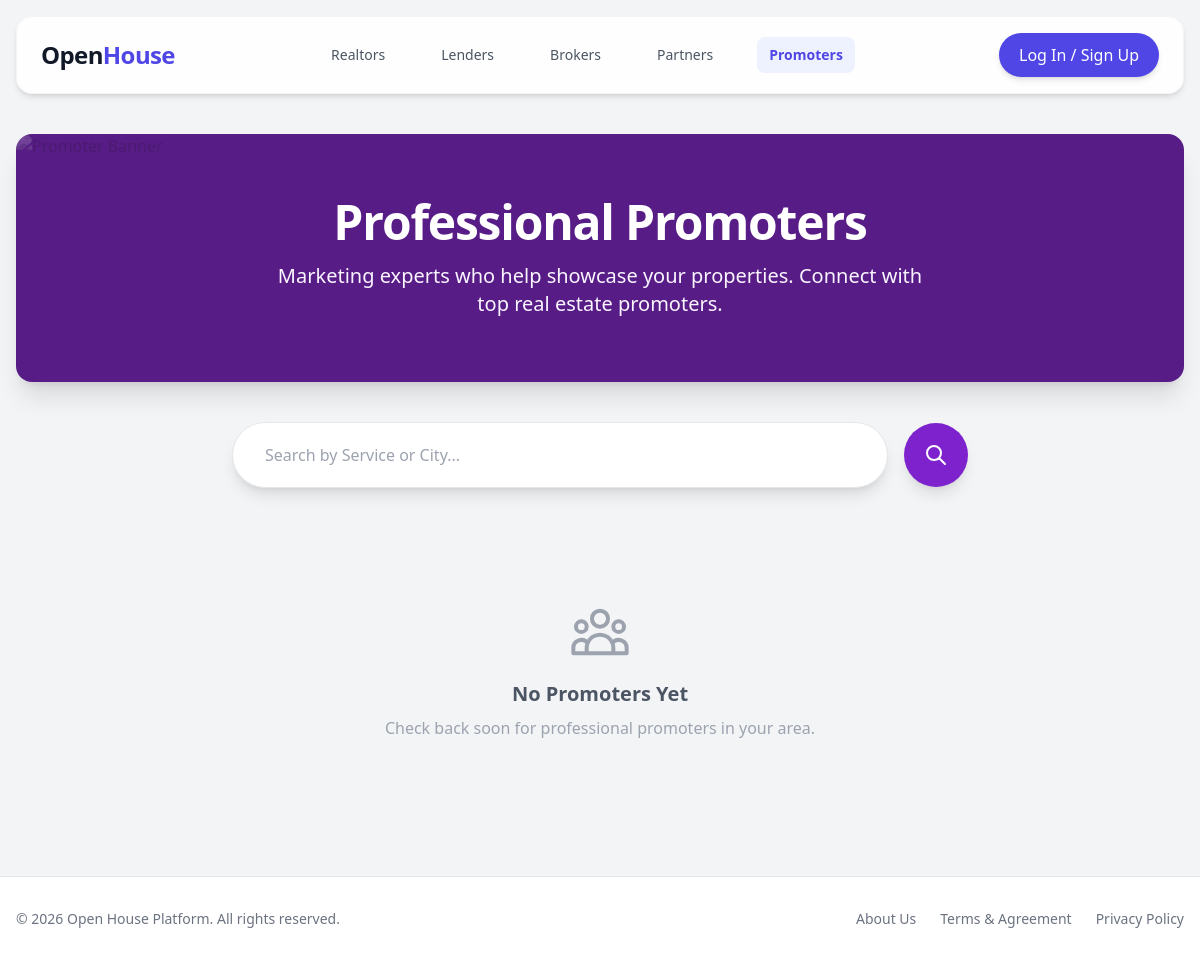
The page /promoters/ on the database as committed earlier.
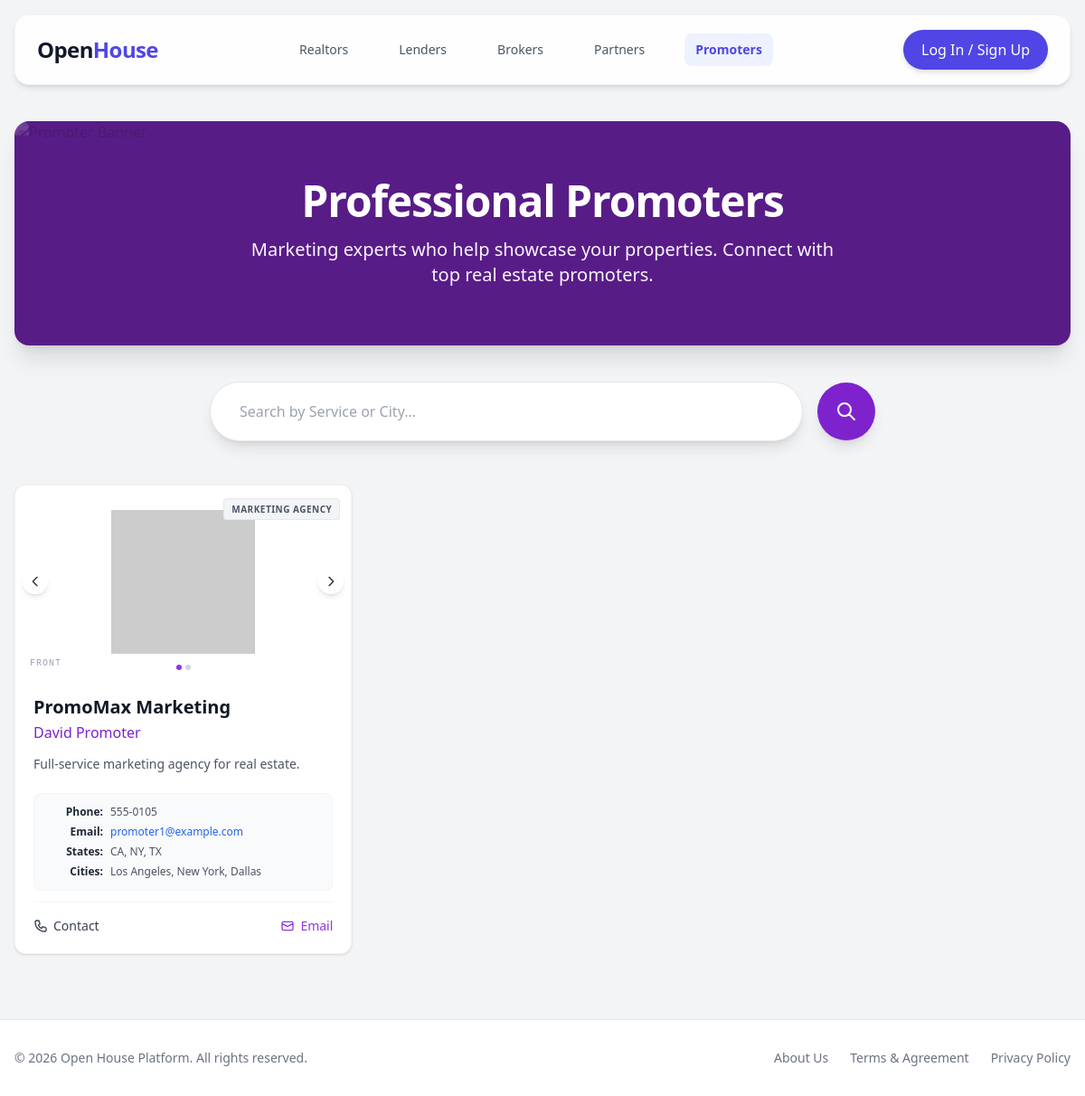
The same page on the database as committed later.
### api/models.py (models this page shows, shortened)
class BaseProfile(models.Model):
    ADDRESS_TYPE_CHOICES = [
        ('actual', 'Actual Address'),
        ('po_box', 'PO Box'),
    ]
    profile_photo = models.CharField(max_length=500, blank=True, help_text='URL or path to profile photo')
    phone_number_1 = models.CharField(max_length=20, blank=True)
    phone_number_2 = models.CharField(max_length=20, blank=True)
    company_name = models.CharField(max_length=255, blank=True)
    company_address = models.TextField(blank=True)
    address_type = models.CharField(max_length=10, choices=ADDRESS_TYPE_CHOICES, default='actual')
    business_website = models.URLField(blank=True)
    serving_states = models.CharField(max_length=255, blank=True, help_text='Comma separated state codes')
    serving_cities = models.TextField(blank=True, help_text='Comma separated city names')
    biography = models.TextField(blank=True)
    created_at = models.DateTimeField(auto_now_add=True)
    updated_at = models.DateTimeField(auto_now=True)
    class Meta:
        abstract = True

class PromoterProfile(BaseProfile):
    BUSINESS_TYPE_CHOICES = [
        ('photography', 'Photography'),
        ('marketing_agency', 'Marketing Agency'),
        ('social_media', 'Social Media Management'),
        ('videography', 'Videography'),
        ('staging', 'Staging Services'),
        ('virtual_tour', 'Virtual Tour Provider'),
        ('other', 'Other'),
    ]
    user = models.OneToOneField(User, on_delete=models.CASCADE, related_name='promoter_profile')
    business_type = models.CharField(max_length=50, choices=BUSINESS_TYPE_CHOICES, blank=True)
    business_card_front = models.CharField(max_length=500, blank=True, help_text='URL or path to front of business card')
    business_card_back = models.CharField(max_length=500, blank=True, help_text='URL or path to back of business card')
    class Meta:
        verbose_name = 'Promoter Profile'
        verbose_name_plural = 'Promoter Profiles'

### core/urls.py (the view)
# urls.py: path('promoters/', PromotersView.as_view(), name='promoters'),
class PromotersView(TemplateView):
    template_name = 'promoters.html'
    def get_context_data(self, **kwargs):
        context = super().get_context_data(**kwargs)
        context['promoter_profiles'] = PromoterProfile.objects.all().order_by('-created_at')
        return context

### templates/promoters.html (shortened to what the changed rows need)
{% extends 'base.html' %}
{% block content %}
<div class="relative bg-purple-900 rounded-2xl overflow-hidden mb-10 shadow-xl">
    <div class="relative z-10 px-6 py-12 md:py-16 text-center">
        <h1 class="text-3xl md:text-5xl font-bold text-white mb-4 tracking-tight">
            Professional Promoters
        </h1>
    </div>
</div>
<div class="grid grid-cols-1 sm:grid-cols-2 lg:grid-cols-3 gap-6">
    {% for profile in promoter_profiles %}
    <div
        class="bg-white rounded-xl shadow hover:shadow-lg transition relative flex flex-col h-full border border-gray-100 group overflow-hidden">
        {% if profile.business_type %}
        <div class="absolute top-3 right-3 z-30">
            <span
                class="bg-gray-100 text-gray-600 text-[10px] font-bold px-2 py-1 rounded uppercase tracking-wider border border-gray-200">{{ profile.get_business_type_display }}</span>
        </div>
        {% endif %}
        <div class="w-full relative bg-gray-200 card-carousel" style="aspect-ratio: 1.75/1;">
            <div class="carousel-slide absolute inset-0 w-full h-full bg-white flex items-center justify-center transition-transform duration-300 ease-in-out translate-x-0"
                data-index="0">
                {% if profile.business_card_front %}
                <img src="{{ profile.business_card_front }}" class="object-cover h-full w-full" alt="Card Front">
                {% else %}
                <img src="https://ui-avatars.com/api/?name={{ profile.user.get_full_name|urlencode }}&background=faf5ff&color=7c3aed&bold=true&length=2&size=256"
                    class="object-contain h-3/4 w-3/4" alt="Card Front">
                {% endif %}
                <span
                    class="absolute bottom-2 left-3 text-[10px] text-gray-400 font-mono tracking-widest uppercase bg-white/80 px-1 rounded">Front</span>
            </div>
            <button
                class="absolute left-2 top-1/2 -translate-y-1/2 bg-white/80 hover:bg-white text-gray-800 p-1.5 rounded-full shadow-md z-20 backdrop-blur-sm transition"
                onclick="moveSlide(this, -1)">
                <svg class="h-4 w-4" fill="none" viewBox="0 0 24 24" stroke="currentColor">
                    <path stroke-linecap="round" stroke-linejoin="round" stroke-width="2" d="M15 19l-7-7 7-7" />
                </svg>
            </button>
            <button
                class="absolute right-2 top-1/2 -translate-y-1/2 bg-white/80 hover:bg-white text-gray-800 p-1.5 rounded-full shadow-md z-20 backdrop-blur-sm transition"
                onclick="moveSlide(this, 1)">
                <svg class="h-4 w-4" fill="none" viewBox="0 0 24 24" stroke="currentColor">
                    <path stroke-linecap="round" stroke-linejoin="round" stroke-width="2" d="M9 5l7 7-7 7" />
                </svg>
            </button>
            <div class="absolute bottom-2 left-1/2 -translate-x-1/2 flex gap-1 z-20">
                <div class="w-1.5 h-1.5 rounded-full bg-purple-600 transition-colors" data-indicator="0"></div>
                <div class="w-1.5 h-1.5 rounded-full bg-gray-300 transition-colors" data-indicator="1"></div>
            </div>
        </div>
        <div class="p-5 flex-grow flex flex-col gap-3">
            <div>
                <h2 class="font-bold text-xl text-gray-900 leading-tight">{{ profile.company_name|default:profile.user.get_full_name }}</h2>
                <h3 class="text-purple-700 font-medium mt-1">{{ profile.user.get_full_name }}</h3>
            </div>
            <div class="text-sm text-gray-600 line-clamp-3 leading-relaxed">{{ profile.biography|default:"Professional promotion services." }}</div>
            <div class="space-y-1.5 text-xs text-gray-600 mt-2 bg-gray-50 p-3 rounded-lg border border-gray-100">
                {% if profile.phone_number_1 %}
                <p class="flex gap-2"><span
                        class="font-semibold text-gray-800 w-16 text-right flex-shrink-0">Phone:</span> {{ profile.phone_number_1 }}</p>
                {% endif %}
                {% if profile.user.email %}
                <p class="flex gap-2"><span
                        class="font-semibold text-gray-800 w-16 text-right flex-shrink-0">Email:</span> <a
                        href="mailto:{{ profile.user.email }}" class="text-blue-600 hover:underline">{{ profile.user.email }}</a></p>
                {% endif %}
                {% if profile.serving_states %}
                <p class="flex gap-2"><span
                        class="font-semibold text-gray-800 w-16 text-right flex-shrink-0">States:</span> {{ profile.serving_states }}</p>
                {% endif %}
                {% if profile.serving_cities %}
                <p class="flex gap-2"><span
                        class="font-semibold text-gray-800 w-16 text-right flex-shrink-0">Cities:</span> {{ profile.serving_cities }}</p>
                {% endif %}
            </div>
            <div class="mt-auto pt-4 border-t border-gray-100 flex items-center justify-between">
                {% if profile.phone_number_1 %}
                <a href="tel:{{ profile.phone_number_1 }}"
                    class="flex items-center gap-1.5 text-sm font-medium text-gray-700 hover:text-purple-600 transition">
                    Contact
                </a>
                {% endif %}
                {% if profile.user.email %}
                <a href="mailto:{{ profile.user.email }}"
                    class="flex items-center gap-1.5 text-sm font-medium text-purple-600 hover:text-purple-800 transition">
                    <svg class="w-4 h-4" fill="none" stroke="currentColor" viewBox="0 0 24 24">
                        <path stroke-linecap="round" stroke-linejoin="round" stroke-width="2"
                            d="M3 8l7.89 4.26a2 2 0 002.22 0L21 8M5 19h14a2 2 0 002-2V7a2 2 0 00-2-2H5a2 2 0 00-2 2v10a2 2 0 002 2z">
                        </path>
                    </svg>
                    Email
                </a>
                {% endif %}
            </div>
        </div>
    </div>
    {% empty %}
    <div class="col-span-full text-center py-16">
        <div class="text-gray-400 mb-4">
        </div>
        <h3 class="text-xl font-semibold text-gray-600 mb-2">No Promoters Yet</h3>
        <p class="text-gray-400">Check back soon for professional promoters in your area.</p>
    </div>
    {% endfor %}
</div>
{% endblock %}

Rows that differ between the two databases and show on the page:
added PromoterProfile: business_type "MARKETING AGENCY", company_name "PromoMax Marketing", user.get_full_name "David Promoter", biography "Full-service marketing agency for real estate.", phone_number_1 "555-0105", user.email "promoter1@example.com", serving_states "CA, NY, TX", serving_cities "Los Angeles, New York, Dallas"
Other text that changed with them:
text no longer shown: "No Promoters Yet Check back soon for professional promoters in your area."
